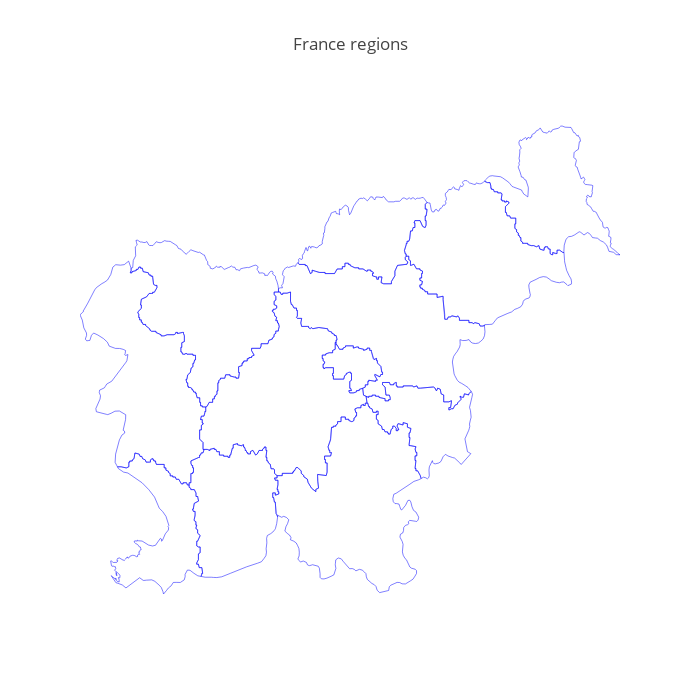

The notebook cell this image was saved under:
### Code cell
axis_style=dict(showline=False, 
                mirror=False, 
                showgrid=False, 
                zeroline=False,
                ticks='',
                showticklabels=False)
layout=dict(title='France regions',
            width=700, height=700, 
            autosize=False,
            xaxis=axis_style,
            yaxis=axis_style,
            hovermode='closest')
fig=dict(data=data, layout=layout)
iplot(fig, filename='France-map2d')

### Figure 1 — Plotly figure (JSON) as saved in the notebook; plotly's stock layout.template omitted (floating-point values rounded to 4 significant figures; data arrays with more than 128 entries replaced by an {"elided": "..."} marker saying what was removed)
{"data": [{"line": {"color": "blue", "width": 0.5}, "mode": "lines", "type": "scatter", "x": {"elided": "5465 float values"}, "y": {"elided": "5465 float values"}}], "layout": {"autosize": false, "height": 700, "hovermode": "closest", "title": "France regions", "width": 700, "xaxis": {"mirror": false, "showgrid": false, "showline": false, "showticklabels": false, "ticks": "", "zeroline": false}, "yaxis": {"mirror": false, "showgrid": false, "showline": false, "showticklabels": false, "ticks": "", "zeroline": false}}}
